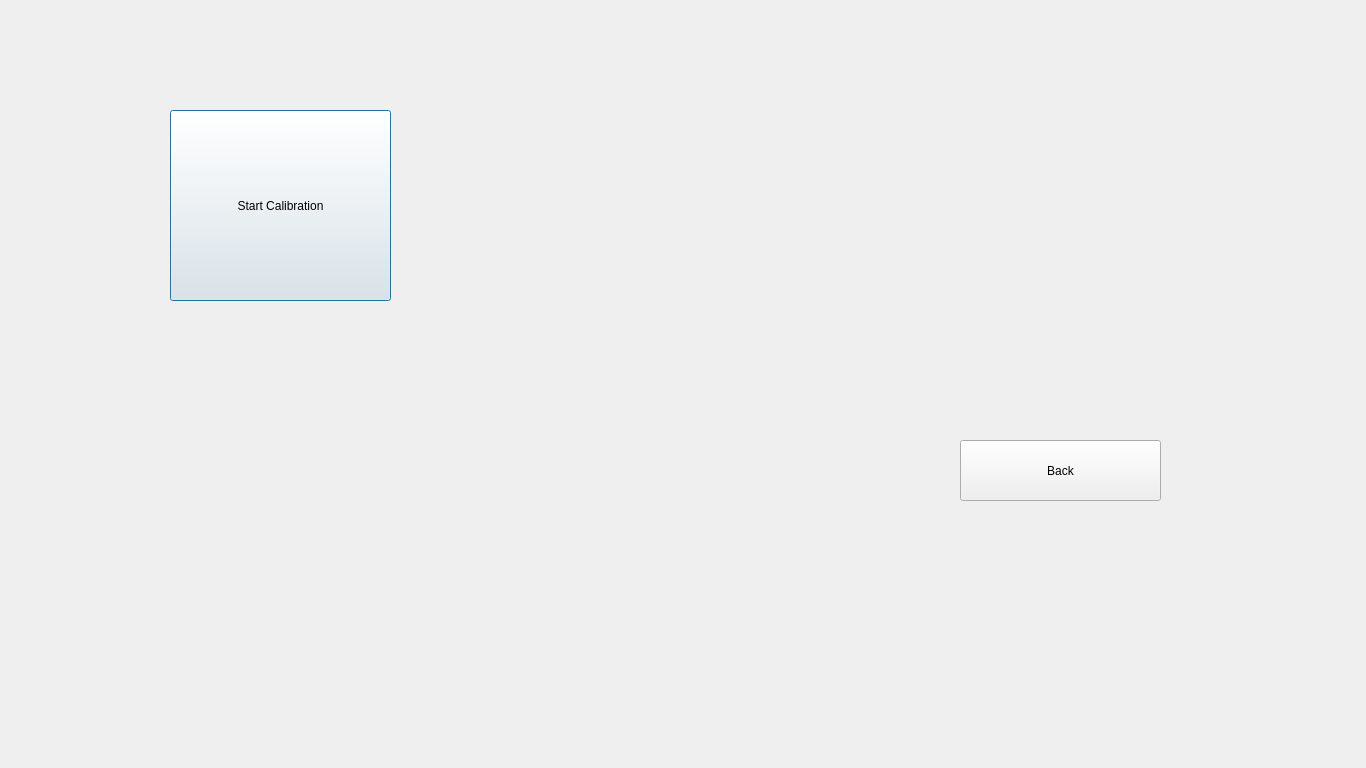
<?xml version="1.0" encoding="UTF-8"?>
<ui version="4.0">
 <class>LablePasterCalibrationScreen</class>
 <widget class="QDialog" name="LablePasterCalibrationScreen">
  <property name="geometry">
   <rect>
    <x>0</x>
    <y>0</y>
    <width>1366</width>
    <height>768</height>
   </rect>
  </property>
  <property name="windowTitle">
   <string>Label Paster Calibration</string>
  </property>
  <widget class="QPushButton" name="lblpcstartBtn">
   <property name="geometry">
    <rect>
     <x>170</x>
     <y>110</y>
     <width>221</width>
     <height>191</height>
    </rect>
   </property>
   <property name="text">
    <string>Start Calibration</string>
   </property>
  </widget>
  <widget class="QPushButton" name="lblpcbackBtn">
   <property name="geometry">
    <rect>
     <x>960</x>
     <y>440</y>
     <width>201</width>
     <height>61</height>
    </rect>
   </property>
   <property name="text">
    <string>Back</string>
   </property>
  </widget>
 </widget>
 <resources/>
 <connections/>
</ui>
